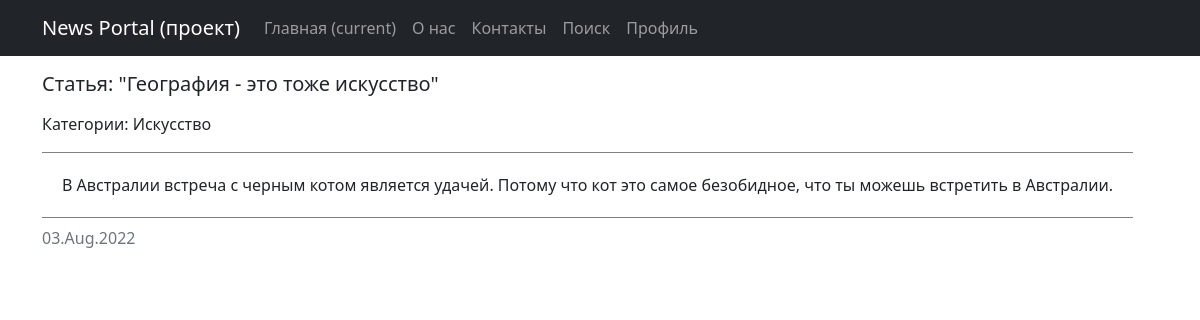
/posts/117, run on the app's committed database.
### news/models.py (models this page shows, shortened)
class Post(models.Model):
    news = 'NW'
    article = 'AR'
    POST_TYPES =[
        (news, 'Новость'),
        (article, 'Статья'),
    ]
    author_user = models.ForeignKey('Author', on_delete=models.CASCADE)
    post_type = models.CharField(max_length=2,
                                  choices=POST_TYPES,
                                  default=article)
    create_date = models.DateTimeField(auto_now_add=True)
    category = models.ManyToManyField('Category', through='PostCategory')
    header_post = models.CharField(max_length=128)
    text_post = models.TextField()
    rating_post = models.SmallIntegerField(default=0)
    class Meta:
        verbose_name = 'Публикация'
        verbose_name_plural = 'Публикации'

class Category(models.Model):
    name_category = models.CharField(max_length=64, unique=True, verbose_name='Название', help_text='Название категории - 64 символа')
    def __str__(self):
        return f"{self.name_category.title()}"
    class Meta:
        verbose_name = 'Категория'
        verbose_name_plural = 'Категории'

### news/views.py (the view)
# urls.py: path('<int:pk>', PostDetail.as_view(), name='post_detail'),
class PostDetail(DetailView):
    model = Post
    template_name = 'post.html'
    context_object_name = 'post'

### news/templatetags/custom_filters.py (called while the page is built)
@register.filter()
def censor(value):
    if not isinstance(value, str):
        raise TypeError("Цензура осуществляется только для объекта типа строка (str)")
    else:
        list_ = value.split(" ")
        for i in range(len(list_)):
            if list_[i].strip(string.punctuation).lower() in CENSOR_LIST:
                for j in range(1, len(list_[i])):
                    if list_[i][j] not in string.punctuation:
                        list_[i] = f"{list_[i][:j]}*{list_[i][j+1:]}"
        return f'{" ".join(list_)}'

### templates/post.html (shortened to what this page needs)
{% extends 'flatpages/default.html' %}
{% load custom_filters %}
{% block content %}
{% if post.post_type == 'NW' %}
    <p><h5 align="left">Новость: "{{ post.header_post|censor }}"</h5></p>
{% else %}
    <p><h5 align="left">Статья: "{{ post.header_post|censor }}"</h5></p>
    <p align="left"> Категории:
        {% for cat in post.category.all %}
            {{ cat }}
        {% endfor %}
    </p>
{% endif %}
<table border="2"  cellpadding="20" frame="hsides">
    <caption>{{ post.create_date|date:'d.M.Y' }} </caption>
    <tr>
        <td align="left">{{ post.text_post|censor }}</td>
    </tr>
</table>
{% endblock content %}

### data on the page
Post: header_post|censor "География - это тоже искусство", create_date "03.Aug.2022", text_post|censor "В Австралии встреча с черным котом является удачей. Потому что кот это самое безобидное, что ты можешь встретить в Австралии."
Category: name_category "Искусство"
